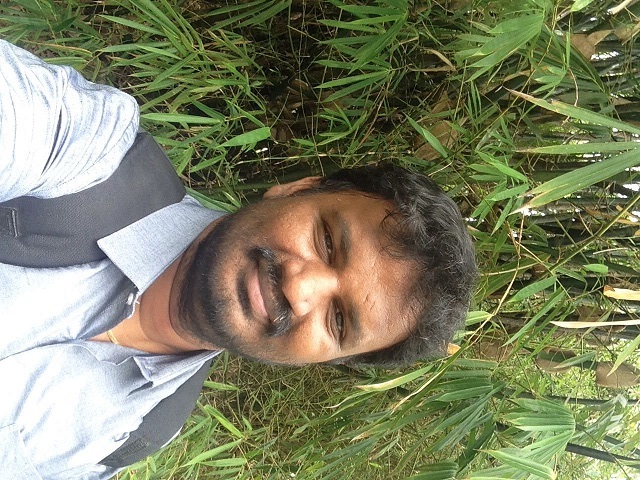
#> input picture myface.jpeg, 640 x 480 px
$ python sample18.py
#> lines starting #> are read from the running program, lines starting #| are printed output that depends on the picture
import cv2
import numpy as np

img = cv2.imread("myface.jpeg")
#> img is the input picture: shape (480, 640, 3); mean B, G, R 99.6, 128.9, 126


#kernel = np.ones((5,5),np.float32)/35
#dst = cv2.filter2D(img,-1,kernel)

#dst = cv2.blur(img, (10,10))
dst = cv2.GaussianBlur(img, (11,11), 5)
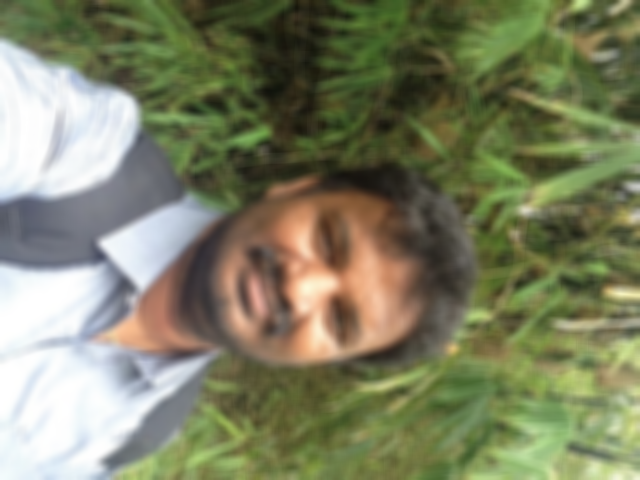
#> dst: shape (480, 640, 3); mean B, G, R 99.6, 128.9, 126

out1 = cv2.Canny(img, 100, 100)
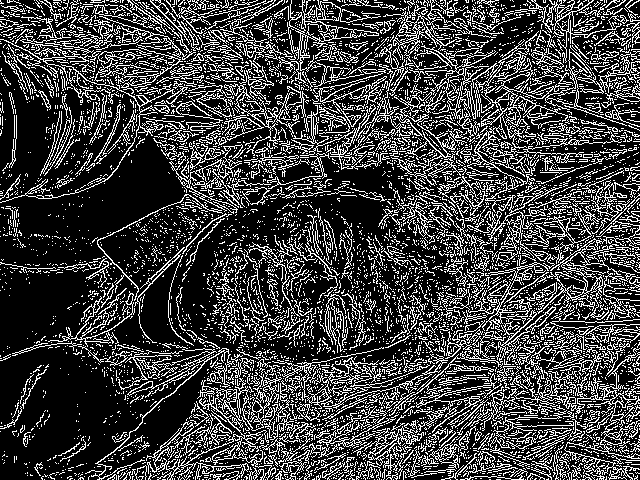
#> out1: shape (480, 640); 25.2% white in thin lines or dots
out2 = cv2.Canny(dst, 100, 100)
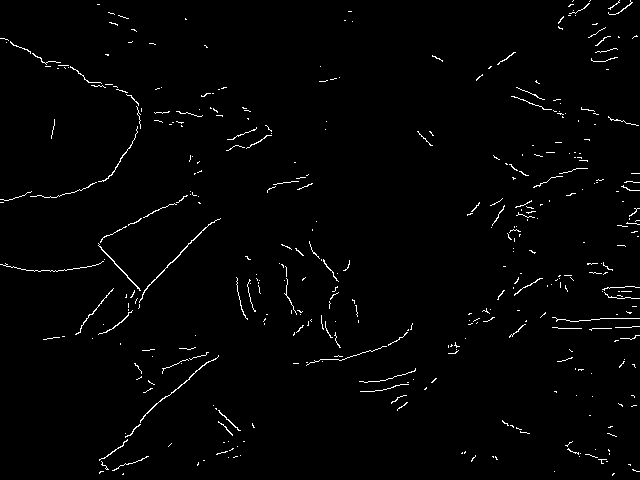
#> out2: shape (480, 640); 1.5% white in thin lines or dots

cv2.imshow("face", img)
cv2.imshow("out", dst)
cv2.imshow("out1", out1)
cv2.imshow("out2", out2)

cv2.waitKey(0)
cv2.destroyAllWindows()
